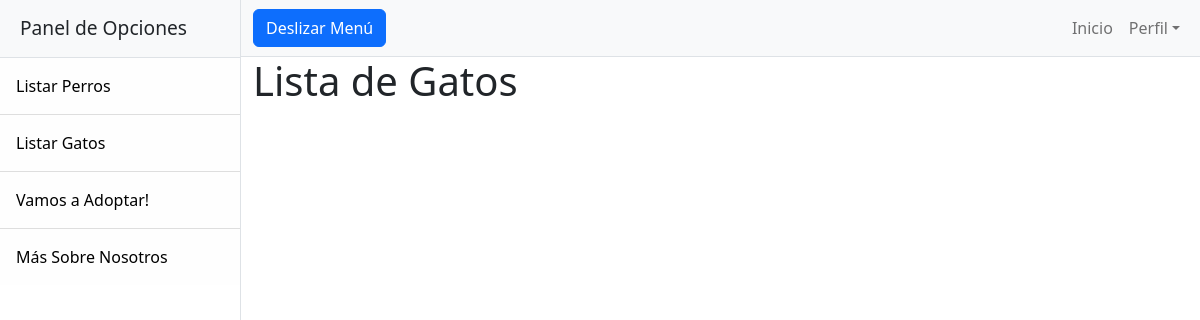
Page /Centro-Adopcion/lista-gatos on the earlier database version.
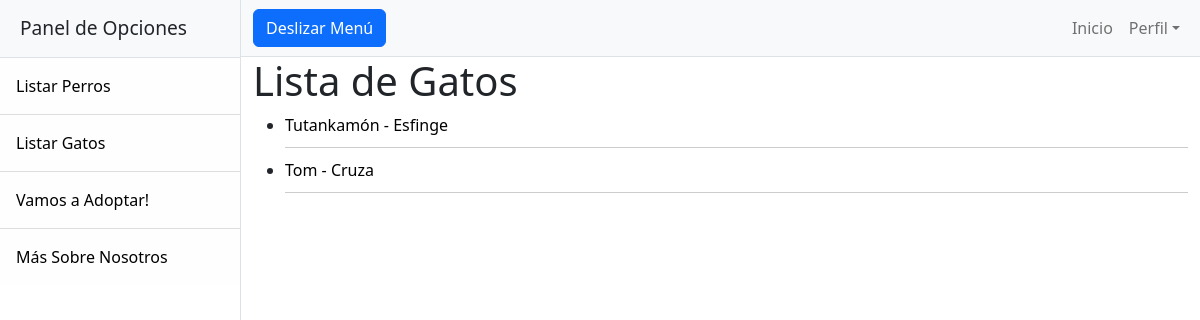
Same page on the later database version.
### Centro_Adopcion/models.py (models this page shows)
class Cats(models.Model):
    Name=models.CharField(max_length=40, verbose_name="Nombre:")
    Race=models.CharField(max_length=40, verbose_name="Raza:")
    Gender=models.CharField(max_length=40, verbose_name="Genero:(Macho o Hembra)")
    Age=models.CharField(max_length=40, verbose_name="Edad:(Meses o Años)")
    Foto = models.ImageField(upload_to='fotos_mascotas', blank=True, null=True)
    def __str__(self):
        return f'{self.Name} - {self.Race}'
    class Meta:
        verbose_name = 'Cat'
        verbose_name_plural = 'Cats'

### Centro_Adopcion/views.py (the view)
# urls.py: path('lista-gatos', CatsList.as_view(), name='gatos_list'),
class CatsList(ListView):
  model = Cats
  template_name = 'gatos_list.html'
  context_object_name = "gatos"

### Centro_Adopcion/templates/gatos_list.html (shortened to what this page needs)
{% extends 'base.html' %}
{% block content %}
<h1>Lista de Gatos</h1>
<ul>
  {% for gato in gatos %}
    <li style="margin-bottom: 10px; padding-bottom: 10px; border-bottom: 1px solid #ccc;">
      <div style="display: flex; justify-content: space-between; align-items: center;">
        <div>
          <a href="{% url 'DetalleGato' gato.id %}" style="color: black; text-decoration: none;">{{ gato }}</a>
        </div>
      </div>
    </li>
  {% endfor %}
</ul>
{% endblock %}

Differences in the rows shown:
added Cats: Name+Race "Tutankamón - Esfinge"
added Cats: Name+Race "Tom - Cruza"
